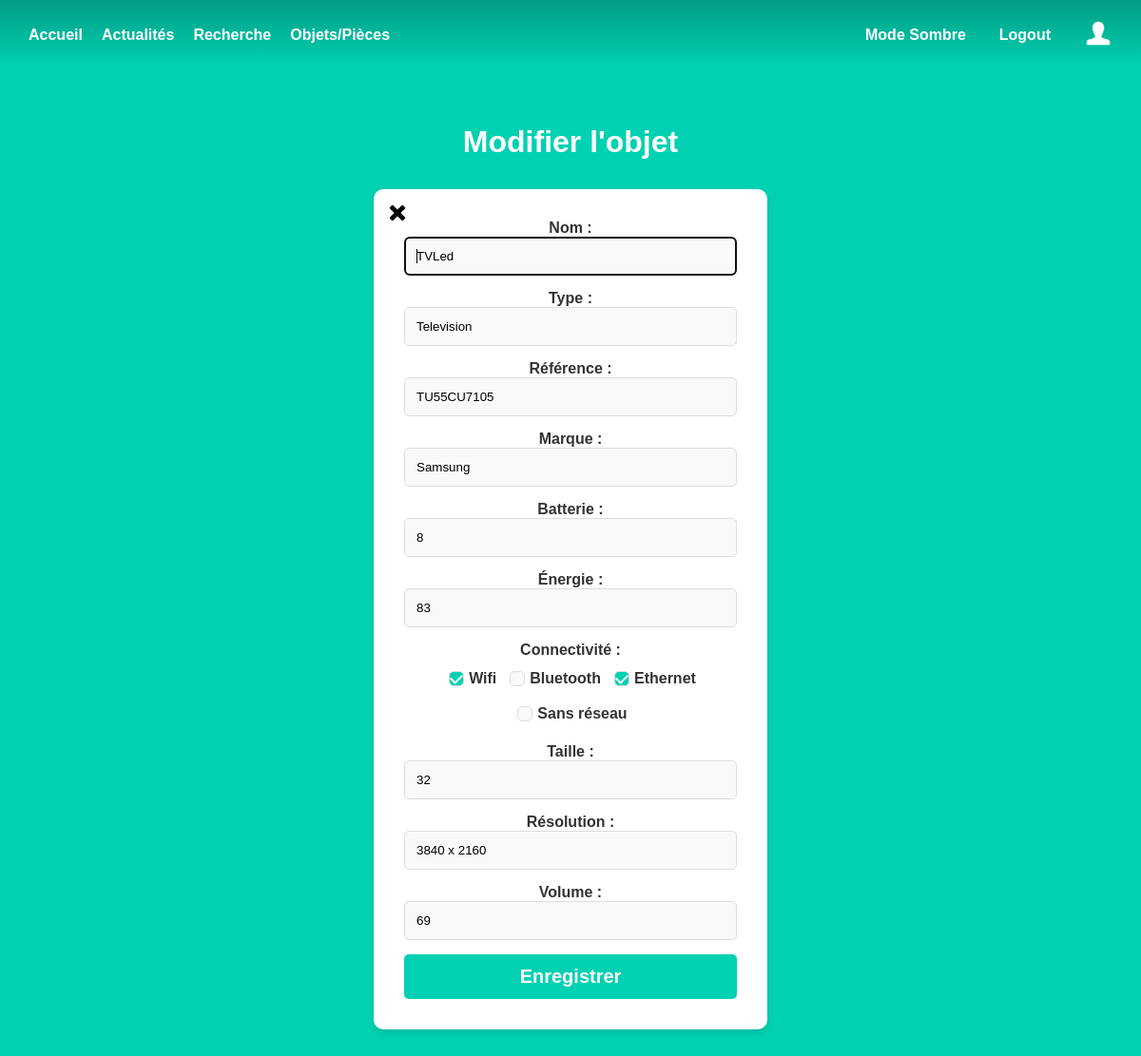
The page /edit_object/4 (signed in) on the database its author committed.
### models.py (models this page shows)
class Object(db.Model):
    id = db.Column(db.Integer, primary_key=True)
    nom = db.Column(db.String, unique=True, index=True)
    type = db.Column(db.String, nullable=False)
    reference = db.Column(db.String, unique=True, index=True)
    brand = db.Column(db.String)
    status = db.Column(db.String)
    image = db.Column(db.LargeBinary)
    battery = db.Column(db.Integer)
    energy = db.Column(db.Integer)
    connectivity = db.Column(db.String)
    volume = db.Column(db.Integer)
    luminosity = db.Column(db.Integer)
    size = db.Column(db.Integer)
    resolution = db.Column(db.Integer)
    temp = db.Column(db.Integer)
    room_id = db.Column(db.Integer, db.ForeignKey('room.id'))
    room = db.relationship('Room', backref=db.backref('objects', lazy=True))

### manage_object.py (the view, shortened to what this page needs)
@manage_object.route('/edit_object/<int:obj_id>', methods=['GET', 'POST'])
def edit_object(obj_id):
    object = Object.query.get(obj_id)
    if not object:
        return "Objet non trouvé", 404
    return render_template('edit_profile_object.html', obj=object)

### templates/edit_profile_object.html (shortened to what this page needs)
{% extends "base.html" %}
{% block content %}
<div class="column is-4 is-offset-4">
    <h3 class="title">Modifier l'objet</h3>
    <div class="box">
        <div class="back">
            <a href="{{ url_for('manage_object.profile_object', obj_id=obj.id) }}" class="button">
                <img src="{{ url_for('static', filename='croix.png') }}" alt="Profil"  width="20" height="20">
            </a>
        </div>
        <form method="POST" action='/edit_object/{{obj.id}}'>
            <div class="field">
                <label class="label">Nom :</label>
                <div class="control">
                    <input class="input is-large" type="text" name="nom" autofocus="" value="{{obj.nom}}" required>
                </div>
            </div>
            <div class="field">
                <label class="label">Type :</label>
                <div class="control">
                    <input class="input is-large" type="text" name="type" autofocus="" value="{{obj.type}}" readonly>
                </div>
            </div>
            <div class="field">
                <label class="label">Référence :</label>
                <div class="control">
                    <input class="input is-large" type="text" name="reference" value="{{obj.reference}}" required>
                </div>
            </div>
            <div class="field">
                <label class="label">Marque :</label>
                <div class="control">
                    <input class="input is-large" type="text" name="brand" value="{{obj.brand}}" required>
                </div>
            </div>
            <div class="field">
                <label class="label">Batterie :</label>
                <div class="control">
                    <input class="input is-large" type="number" name="battery" value="{{obj.battery}}" required>
                </div>
            </div>
            <div class="field">
                <label class="label">Énergie :</label>
                <div class="control">
                    <input class="input is-large" type="number" name="energy" value="{{obj.energy}}" required>
                </div>
            </div>
            <div class="field">
                <label class="label">Connectivité :</label>
                <div class="checkbox-box">
                    <label class="checkbox">
                        <input type="checkbox" name="connectivity" value="Wifi" {% if "Wifi" in obj.connectivity %} checked {% endif %}> Wifi
                    </label>
                    <label class="checkbox">
                        <input type="checkbox" name="connectivity" value="Bluetooth" {% if "Bluetooth" in obj.connectivity %} checked {% endif %}> Bluetooth
                    </label>
                    <label class="checkbox">
                        <input type="checkbox" name="connectivity" value="Ethernet" {% if "Ethernet" in obj.connectivity %} checked {% endif %}> Ethernet
                    </label>
                    <label class="checkbox">
                        <input type="checkbox" name="connectivity"  id="no-network" value="Sans réseau" {% if 'Sans réseau' in obj.connectivity %} checked {% endif %}> Sans réseau
                    </label>
                </div>
            </div>
            {% if obj.size is not none %}
                <div class="field">
                    <label class="label">Taille :</label>
                    <div class="control">
                        <input class="input is-large" type="number" name="size" value="{{obj.size}}" required>
                    </div>
                </div>
                <div class="field">
                    <label class="label">Résolution :</label>
                    <div class="control">
                        <input class="input is-large" type="text" name="resolution" value="{{obj.resolution}}" required>
                    </div>
                </div>
            {% endif %}
            {% if obj.volume is not none %}
                <div class="field">
                    <label class="label">Volume :</label>
                    <div class="control">
                        <input class="input is-large" type="number" name="volume" value="{{obj.volume}}" required>
                    </div>
                </div>
            {% endif %}
            <button class="button is-block is-info is-large is-fullwidth">Enregistrer</button>
        </form>
    </div>
</div>
{% endblock %}

### static/styles/base2.css (style rules this page uses)
html, body { height: 100%; margin: 0; padding: 0; font-family: 'Arial', sans-serif; background-color: var(--clair); color: rgb(0, 0, 0); text-align: center; }
:root { --clair: #00d1b2; --moyen: #14c2a8; --fonce: #019e86; --tresfonce: #00a88b; --ecriture: white; --box: white; --titrebox: black; --border: #ddd; --writeinput: #aaa; --itembox: #f9f9f9; --titreitem: #333; --pitem: #666; --ecritureform: black; --titrerequete: #1e293b; --progress : #0fd812; }
.box { width: 350px; background: var(--box); padding: 30px; border-radius: 10px; box-shadow: 0px 4px 6px rgba(0, 0, 0, 0.1); width: 350px; text-align: center; margin-bottom: 30px; }
.input { border-radius: 5px; border: 1px solid var(--border); padding: 12px; width: 100%; margin-bottom: 15px; box-sizing: border-box; }
.input::placeholder { color: var(--writeinput); }
.button.is-info { background-color: var(--clair); color: var(--ecriture); font-weight: bold; border-radius: 5px; border: none; padding: 12px; width: 100%; transition: background 0.3s; font-size: 20px; }
.title { color: var(--ecriture); padding-top: 25px; font-size: 2rem; font-weight: 600; line-height: 1.125 }
.news-item .pp, .user-container img, .box img { border-radius: 50%; }
form input { background-color: var(--itembox); color: var(--ecritureform); }
.box { position: relative; padding: 2rem; }
.back { position: absolute; top: 15px; left: 15px; }
.label { font-weight: bold; }
.checkbox-box { display: flex; flex-wrap: wrap; gap: 10px; justify-content: center; margin-top: 10px; margin-bottom: 15px; }
.checkbox { display: flex; align-items: center; margin-bottom: 5px; cursor: pointer; }
.checkbox input[type="checkbox"] { margin-right: 5px; appearance: none; border: 1px solid var(--border); border-radius: 5px; width: 16px; height: 16px; cursor: pointer; display: inline-block; position: relative; }
.checkbox input[type="checkbox"]:checked { background-color: var(--clair); }
.checkbox input[type="checkbox"]:checked::before { content: ""; position: absolute; top: 50%; left: 50%; width: 6px; height: 10px; border: solid var(--box); border-width: 0 2px 2px 0; transform: translate(-50%, -60%) rotate(45deg); }
label { font-weight: bold; margin-bottom: 0.5rem; color: var(--titreitem); }

### rows shown on the page
Object: nom "TVLed", type "Television", reference "TU55CU7105", brand "Samsung", battery "8", energy "83", connectivity "☑", size "32", resolution "3840 x 2160", volume "69"
